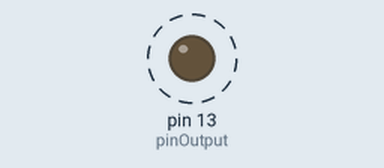
Recording of a sketch running on a simulated Arduino Uno, built with avr-gcc and run on an emulated ATmega328P. Parts: output pins drawn as LEDs (lit = HIGH). Dashed ring = blinking.

Above: at 0.06 s.
Timing chart, 0 to 3.0 s (numbered marks = the images above):
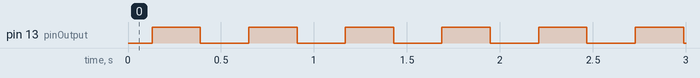

Measured:
- by itself, pin 13 (pinOutput): alternates HIGH for 0.26 s and LOW for 0.26 s

The sketch:

001_onboardLED.ino
```cpp
int myFunction(int, int);
int pinOutput = 13;
int delayBlink = 1;
int brightness = 1;
int step = 1;

void setup()
{
    Serial.begin(9600);
    pinMode(pinOutput, OUTPUT);
}

void loop()
{
    analogWrite(pinOutput, brightness);

    if (brightness <= 0 || brightness >= 255)
    {
        step = -step;
    }

    brightness = brightness + step;
    delay(delayBlink);
}
```
